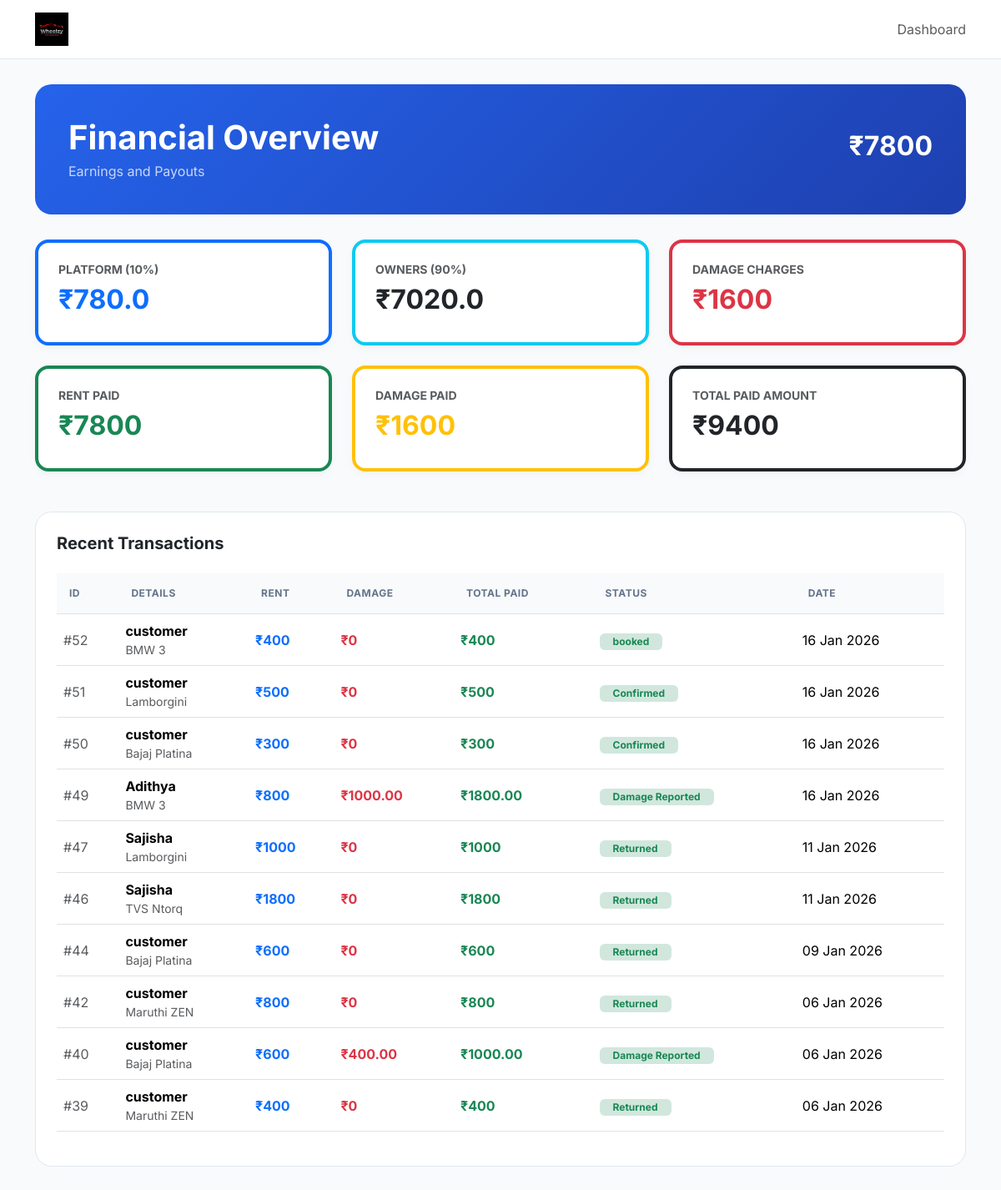
The page /admin_revenue/ (signed in) on the database its author committed.
### wheelzy_app/models.py (models this page shows, shortened)
class Booking(models.Model):
    STATUS_CHOICES = [
        ("payment_pending", "Payment Pending"),
        ("pending", "Pending"),
        ("confirmed", "Confirmed"),
        ("in_use", "In Use"),
        ("returned", "Returned"),
        ("damage_reported", "Damage Reported"),
        ("cancelled", "Cancelled"),
        ("rejected", "Rejected"),
    ]
    user = models.ForeignKey(User, on_delete=models.CASCADE)
    vehicle = models.ForeignKey(Vehicle, on_delete=models.CASCADE)
    start_time = models.DateTimeField()
    end_time = models.DateTimeField()
    total_price = models.PositiveIntegerField(default=0)
    status = models.CharField(max_length=30, choices=STATUS_CHOICES, default="payment_pending")
    is_rent_paid = models.BooleanField(default=False)
    ordered_at = models.DateTimeField(auto_now_add=True)
    razorpay_order_id = models.CharField(max_length=255, blank=True, null=True)
    razorpay_payment_id = models.CharField(max_length=255, blank=True, null=True)
    razorpay_signature = models.CharField(max_length=255, blank=True, null=True)

class Vehicle(models.Model):
    VEHICLE_TYPES = (
        ("car", "Car"),
        ("bike", "Bike"),
    )
    owner = models.ForeignKey(
        User,
        on_delete=models.CASCADE,
        related_name="vehicles",
        null=True,
        blank=True
    )
    vehicle_name = models.CharField(max_length=255)
    vehicle_type = models.CharField(max_length=25, choices=VEHICLE_TYPES)
    number_plate = models.CharField(max_length=50, unique=True)
    price_per_hour = models.PositiveIntegerField()
    seats = models.PositiveIntegerField(blank=True)
    image = CloudinaryField('vehicle_images', blank=True, null=True)
    is_available = models.BooleanField(default=True)

class DamageReport(models.Model):
    booking = models.OneToOneField( Booking,on_delete=models.CASCADE,related_name="damage_report")
    vehicle = models.ForeignKey(Vehicle,on_delete=models.CASCADE,related_name="damage_reports",null=True,blank=True)
    reported_by = models.ForeignKey(User,on_delete=models.CASCADE,related_name="reported_damages")
    description = models.TextField()
    extra_charge = models.DecimalField(max_digits=8,decimal_places=2,default=0)
    is_paid = models.BooleanField(default=False)
    created_at = models.DateTimeField(auto_now_add=True)

### wheelzy_app/views.py (the view)
# urls.py: path("admin_revenue/", views.admin_revenue, name="admin_revenue"),
@login_required
def admin_revenue(request):
    if not request.user.is_superuser:
        return redirect("home")
    paid_bookings = Booking.objects.filter(
        is_rent_paid=True
    ).exclude(status="cancelled")
    rent_paid_total = paid_bookings.aggregate(
        total=Sum("total_price")
    )["total"] or 0
    platform_commission = rent_paid_total * 0.10
    owner_payout = rent_paid_total * 0.90
    damage_paid_total = DamageReport.objects.filter(
        is_paid=True
    ).aggregate(
        total=Sum("extra_charge")
    )["total"] or 0
    total_paid_amount = rent_paid_total + damage_paid_total
    recent_bookings = []
    for booking in (
        paid_bookings
        .select_related("user", "vehicle")
        .order_by("-ordered_at")[:10]
    ):
        damage_amount = 0
        if hasattr(booking, "damage_report") and booking.damage_report.is_paid:
            damage_amount = booking.damage_report.extra_charge
        recent_bookings.append({
            "id": booking.id,
            "customer": booking.user.username,
            "vehicle": booking.vehicle.vehicle_name,
            "rent_amount": booking.total_price,
            "damage_amount": damage_amount,
            "final_amount": booking.total_price + damage_amount,
            "status": booking.get_status_display(),
            "date": booking.ordered_at,
        })
    return render(request, "admin_revenue.html", {
        "total_rental_revenue": rent_paid_total,
        "rent_paid_total": rent_paid_total,
        "platform_commission": platform_commission,
        "owner_payout": owner_payout,
        "damage_revenue": damage_paid_total,
        "damage_paid_total": damage_paid_total,
        "total_paid_amount": total_paid_amount,
        "recent_bookings": recent_bookings,
    })

### wheelzy_app/templates/admin_revenue.html (shortened to what this page needs)
{% load static %}
<!DOCTYPE html>
<html lang="en">
<head>
    <link href="https://cdn.jsdelivr.net/npm/bootstrap@5.3.2/dist/css/bootstrap.min.css" rel="stylesheet">
    <link rel="stylesheet" href="https://cdnjs.cloudflare.com/ajax/libs/font-awesome/6.5.1/css/all.min.css">
</head>
<body>
    <nav class="top-nav">
        <div class="container">
            <div class="d-flex justify-content-between align-items-center">
                <img src="{% static 'images/wheelzy1.png' %}" height="40">
                <div class="d-flex gap-4">
                    <a href="{% url 'admin_dashboard' %}" class="text-decoration-none text-muted">Dashboard</a>
                </div>
            </div>
        </div>
    </nav>
    <div class="container pb-5">
        <div class="revenue-header d-flex justify-content-between align-items-center">
            <div>
                <h1 class="fw-bold mb-1">Financial Overview</h1>
                <p class="mb-0 opacity-75">Earnings and Payouts</p>
            </div>
            <h2 class="fw-bold">₹{{ total_rental_revenue }}</h2>
        </div>
        <div class="row g-4 mb-5">
            <div class="col-md-4">
                <div class="rev-card border-top border-4 border-primary">
                    <h6 class="text-muted small fw-bold">PLATFORM (10%)</h6>
                    <h2 class="fw-bold text-primary">₹{{ platform_commission }}</h2>
                </div>
            </div>
            <div class="col-md-4">
                <div class="rev-card border-top border-4 border-info">
                    <h6 class="text-muted small fw-bold">OWNERS (90%)</h6>
                    <h2 class="fw-bold">₹{{ owner_payout }}</h2>
                </div>
            </div>
            <div class="col-md-4">
                <div class="rev-card border-top border-4 border-danger">
                    <h6 class="text-muted small fw-bold">DAMAGE CHARGES</h6>
                    <h2 class="fw-bold text-danger">₹{{ damage_revenue }}</h2>
                </div>
            </div>
            <div class="col-md-4">
                <div class="rev-card border-top border-4 border-success">
                    <h6 class="text-muted small fw-bold">RENT PAID</h6>
                    <h2 class="fw-bold text-success">₹{{ rent_paid_total }}</h2>
                </div>
            </div>
            <div class="col-md-4">
                <div class="rev-card border-top border-4 border-warning">
                    <h6 class="text-muted small fw-bold">DAMAGE PAID</h6>
                    <h2 class="fw-bold text-warning">₹{{ damage_paid_total }}</h2>
                </div>
            </div>
            <div class="col-md-4">
                <div class="rev-card border-top border-4 border-dark">
                    <h6 class="text-muted small fw-bold">TOTAL PAID AMOUNT</h6>
                    <h2 class="fw-bold">₹{{ total_paid_amount }}</h2>
                </div>
            </div>
        </div>
        <div class="table-container">
            <h5 class="fw-bold mb-4">Recent Transactions</h5>
            <div class="table-responsive">
                <table class="table align-middle">
                    <thead>
                    <tr>
                        <th>ID</th>
                        <th>Details</th>
                        <th>Rent</th>
                        <th>Damage</th>
                        <th>Total Paid</th>
                        <th>Status</th>
                        <th>Date</th>
                    </tr>
                    </thead>
                    <tbody>
                        {% for b in recent_bookings %}
                        <tr>
                            <td class="text-muted">#{{ b.id }}</td>
                            <td>
                                <div class="fw-bold">{{ b.customer }}</div>
                                <div class="small text-muted">{{ b.vehicle }}</div>
                            </td>
                            <td class="fw-bold text-primary">₹{{ b.rent_amount }}</td>
                            <td class="fw-bold text-danger">
                                {% if b.damage_amount %}
                                    ₹{{ b.damage_amount }}
                                {% else %}
                                    ₹0
                                {% endif %}
                            </td>
                            <td class="fw-bold text-success">₹{{ b.final_amount }}</td>
                            <td><span class="badge bg-success-subtle text-success px-3">{{ b.status }}</span></td>
                            <td>{{ b.date|date:"d M Y" }}</td>
                        </tr>
                        {% endfor %}
                    </tbody>
                </table>
            </div>
        </div>
    </div>
</body>
</html>

### wheelzy_app/templates/admin_revenue.html (style rules this page uses)
:root { --brand-primary: #2563eb; --bg-light: #f8fafc; }
body { background-color: var(--bg-light); font-family: 'Inter', sans-serif; }
.top-nav { background: white; padding: 15px 0; border-bottom: 1px solid #e2e8f0; margin-bottom: 30px; }
.revenue-header { background: linear-gradient(135deg, #2563eb 0%, #1e40af 100%); border-radius: 20px; padding: 40px; color: white; margin-bottom: 30px; }
.rev-card { background: white; border-radius: 16px; padding: 24px; border: 1px solid #e2e8f0; box-shadow: 0 4px 12px rgba(0,0,0,0.03); }
.table-container { background: white; border-radius: 20px; padding: 25px; border: 1px solid #e2e8f0; }
.table thead th { background: #f8fafc; font-size: 12px; text-transform: uppercase; letter-spacing: 0.5px; padding: 15px; color: #64748b; }

### rows shown on the page
Booking: id "52", customer "customer", vehicle "BMW 3", rent_amount "400", shows "₹0", final_amount "400", status "booked", date "16 Jan 2026"
Booking: id "51", customer "customer", vehicle "Lamborgini", rent_amount "500", shows "₹0", final_amount "500", status "Confirmed", date "16 Jan 2026"
Booking: id "50", customer "customer", vehicle "Bajaj Platina", rent_amount "300", shows "₹0", final_amount "300", status "Confirmed", date "16 Jan 2026"
Vehicle: vehicle "BMW 3"
DamageReport: damage_amount "1000.00"
Booking: date "16 Jan 2026"
Booking: id "47", customer "Sajisha", vehicle "Lamborgini", rent_amount "1000", shows "₹0", final_amount "1000", status "Returned", date "11 Jan 2026"
Booking: id "46", customer "Sajisha", vehicle "TVS Ntorq", rent_amount "1800", shows "₹0", final_amount "1800", status "Returned", date "11 Jan 2026"
Booking: id "44", customer "customer", vehicle "Bajaj Platina", rent_amount "600", shows "₹0", final_amount "600", status "Returned", date "09 Jan 2026"
Booking: id "42", customer "customer", vehicle "Maruthi ZEN", rent_amount "800", shows "₹0", final_amount "800", status "Returned", date "06 Jan 2026"
Vehicle: vehicle "Bajaj Platina"
DamageReport: damage_amount "400.00"
Booking: date "06 Jan 2026"
Booking: id "39", customer "customer", vehicle "Maruthi ZEN", rent_amount "400", shows "₹0", final_amount "400", status "Returned", date "06 Jan 2026"

### other values the page prints
{{ total_rental_revenue }} "7800"
{{ platform_commission }} "780.0"
{{ owner_payout }} "7020.0"
{{ damage_revenue }} "1600"
{{ rent_paid_total }} "7800"
{{ damage_paid_total }} "1600"
{{ total_paid_amount }} "9400"
{{ b.id }} "49" "40"
{{ b.customer }} "Adithya" "customer"
{{ b.rent_amount }} "800" "600"
{{ b.final_amount }} "1800.00" "1000.00"
{{ b.status }} "Damage Reported" "Damage Reported"
